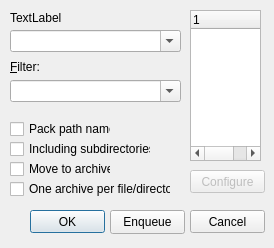
<ui version="4.0" >
 <class>qdPackFiles</class>
 <widget class="QDialog" name="qdPackFiles" >
  <property name="geometry" >
   <rect>
    <x>0</x>
    <y>0</y>
    <width>274</width>
    <height>248</height>
   </rect>
  </property>
  <property name="windowTitle" >
   <string>Pack files</string>
  </property>
  <widget class="QLabel" name="qlPack" >
   <property name="geometry" >
    <rect>
     <x>10</x>
     <y>10</y>
     <width>91</width>
     <height>16</height>
    </rect>
   </property>
   <property name="text" >
    <string>TextLabel</string>
   </property>
   <property name="buddy" >
    <cstring>qcbDestination</cstring>
   </property>
  </widget>
  <widget class="QCheckBox" name="qcbPackPathNames" >
   <property name="geometry" >
    <rect>
     <x>10</x>
     <y>120</y>
     <width>101</width>
     <height>18</height>
    </rect>
   </property>
   <property name="text" >
    <string>Pack path names</string>
   </property>
  </widget>
  <widget class="QCheckBox" name="qcbIncludingSubdirectories" >
   <property name="geometry" >
    <rect>
     <x>10</x>
     <y>140</y>
     <width>141</width>
     <height>18</height>
    </rect>
   </property>
   <property name="text" >
    <string>Including subdirectories</string>
   </property>
  </widget>
  <widget class="QCheckBox" name="qcbMoveToArchive" >
   <property name="geometry" >
    <rect>
     <x>10</x>
     <y>160</y>
     <width>101</width>
     <height>18</height>
    </rect>
   </property>
   <property name="text" >
    <string>Move to archive</string>
   </property>
  </widget>
  <widget class="QCheckBox" name="qcbOneArchivePerFileOrDirectory" >
   <property name="geometry" >
    <rect>
     <x>10</x>
     <y>180</y>
     <width>161</width>
     <height>18</height>
    </rect>
   </property>
   <property name="text" >
    <string>One archive per file/directory</string>
   </property>
  </widget>
  <widget class="QTreeWidget" name="qtwPlugins" >
   <property name="geometry" >
    <rect>
     <x>190</x>
     <y>10</y>
     <width>71</width>
     <height>151</height>
    </rect>
   </property>
   <property name="selectionBehavior" >
    <enum>QAbstractItemView::SelectItems</enum>
   </property>
   <property name="rootIsDecorated" >
    <bool>false</bool>
   </property>
   <property name="animated" >
    <bool>true</bool>
   </property>
   <column>
    <property name="text" >
     <string>1</string>
    </property>
   </column>
  </widget>
  <widget class="QPushButton" name="qpbOK" >
   <property name="geometry" >
    <rect>
     <x>30</x>
     <y>210</y>
     <width>75</width>
     <height>23</height>
    </rect>
   </property>
   <property name="text" >
    <string>OK</string>
   </property>
  </widget>
  <widget class="QPushButton" name="qpbCancel" >
   <property name="geometry" >
    <rect>
     <x>190</x>
     <y>210</y>
     <width>75</width>
     <height>23</height>
    </rect>
   </property>
   <property name="text" >
    <string>Cancel</string>
   </property>
  </widget>
  <widget class="QComboBox" name="qcbDestination" >
   <property name="geometry" >
    <rect>
     <x>10</x>
     <y>30</y>
     <width>171</width>
     <height>22</height>
    </rect>
   </property>
   <property name="editable" >
    <bool>true</bool>
   </property>
  </widget>
  <widget class="QPushButton" name="qpbConfigurePackerPlugin" >
   <property name="enabled" >
    <bool>false</bool>
   </property>
   <property name="geometry" >
    <rect>
     <x>190</x>
     <y>170</y>
     <width>75</width>
     <height>23</height>
    </rect>
   </property>
   <property name="text" >
    <string>Configure</string>
   </property>
  </widget>
  <widget class="QPushButton" name="qpbEnqueue" >
   <property name="geometry" >
    <rect>
     <x>110</x>
     <y>210</y>
     <width>75</width>
     <height>24</height>
    </rect>
   </property>
   <property name="text" >
    <string>Enqueue</string>
   </property>
  </widget>
  <widget class="QComboBox" name="qcbFilter" >
   <property name="geometry" >
    <rect>
     <x>10</x>
     <y>80</y>
     <width>171</width>
     <height>22</height>
    </rect>
   </property>
   <property name="editable" >
    <bool>true</bool>
   </property>
  </widget>
  <widget class="QLabel" name="label_2" >
   <property name="geometry" >
    <rect>
     <x>10</x>
     <y>60</y>
     <width>46</width>
     <height>14</height>
    </rect>
   </property>
   <property name="text" >
    <string>&amp;Filter:</string>
   </property>
   <property name="buddy" >
    <cstring>qcbFilter</cstring>
   </property>
  </widget>
 </widget>
 <resources/>
 <connections>
  <connection>
   <sender>qpbCancel</sender>
   <signal>clicked()</signal>
   <receiver>qdPackFiles</receiver>
   <slot>reject()</slot>
   <hints>
    <hint type="sourcelabel" >
     <x>227</x>
     <y>171</y>
    </hint>
    <hint type="destinationlabel" >
     <x>136</x>
     <y>95</y>
    </hint>
   </hints>
  </connection>
 </connections>
</ui>
